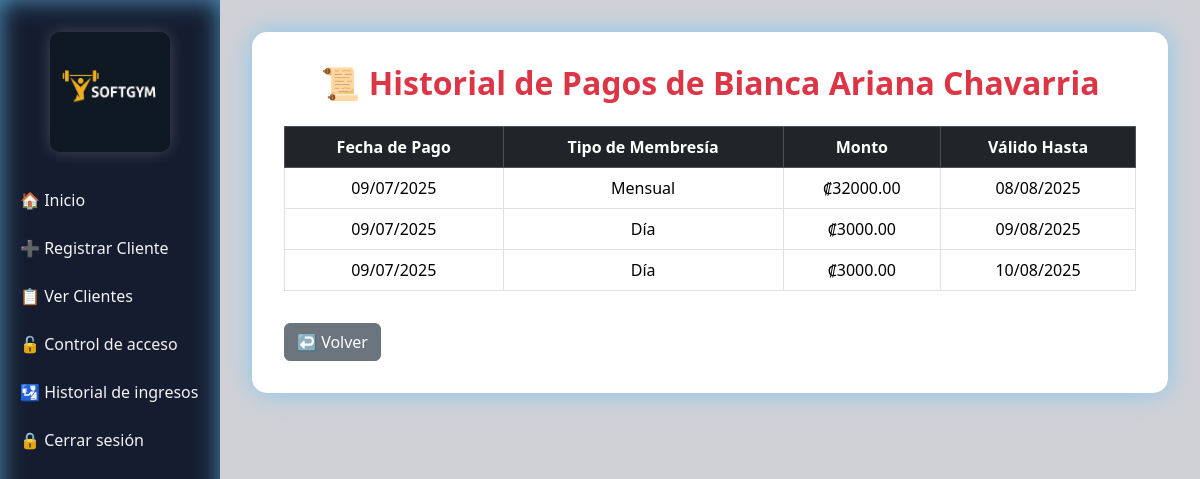
Page /historial_pagos/2 (signed in) on the committed database.
### app.py (models this page shows)
class Cliente(db.Model):
    id = db.Column(db.Integer, primary_key=True)
    nombre = db.Column(db.String(100), nullable=False)
    membresia = db.Column(db.String(50), nullable=False)
    vencimiento = db.Column(Date, nullable=False)
    gimnasio_id = db.Column(db.Integer, db.ForeignKey('gimnasio.id'), nullable=False)
    gimnasio = db.relationship('Gimnasio', backref='clientes')

class Pago(db.Model):
    id = db.Column(db.Integer, primary_key=True)
    cliente_id = db.Column(db.Integer, db.ForeignKey('cliente.id'), nullable=False)
    tipo_membresia = db.Column(db.String(20), nullable=False)  # Día, Semanal, etc.
    monto = db.Column(db.Float, nullable=False)
    fecha_pago = db.Column(db.Date, default=datetime.utcnow)
    fecha_vencimiento = db.Column(db.Date, nullable=False)
    cliente = db.relationship('Cliente', backref='pagos')

### app.py (the view)
@app.route("/historial_pagos/<int:cliente_id>")
@login_requerido
def historial_pagos(cliente_id):
    cliente = Cliente.query.get_or_404(cliente_id)
    pagos = Pago.query.filter_by(cliente_id=cliente_id).order_by(Pago.fecha_pago.desc()).all()
    return render_template("historial_pagos.html", cliente=cliente, pagos=pagos)

### app.py (called while the page is built)
def login_requerido(f):
    @wraps(f)
    def decorador(*args, **kwargs):
        if 'usuario_id' not in session:
            flash("⚠️ Inicia sesión primero", "warning")
            return redirect(url_for('login'))
        return f(*args, **kwargs)
    return decorador

### templates/historial_pagos.html (shortened to what this page needs)
{% extends "base.html" %}
{% block contenido %}
<div class="mb-4 text-center">
    <h2 class="text-danger fw-bold">📜 Historial de Pagos de {{ cliente.nombre }}</h2>
</div>
<table class="table table-bordered table-hover text-center align-middle">
    <thead class="table-dark">
        <tr>
            <th>Fecha de Pago</th>
            <th>Tipo de Membresía</th>
            <th>Monto</th>
            <th>Válido Hasta</th>
        </tr>
    </thead>
    <tbody>
        {% for pago in pagos %}
        <tr>
            <td>{{ pago.fecha_pago.strftime('%d/%m/%Y') }}</td>
            <td>{{ pago.tipo_membresia }}</td>
            <td>₡{{ "%.2f"|format(pago.monto) }}</td>
            <td>{{ pago.fecha_vencimiento.strftime('%d/%m/%Y') }}</td>
        </tr>
        {% else %}
        <tr>
            <td colspan="4">No hay pagos registrados.</td>
        </tr>
        {% endfor %}
    </tbody>
</table>
<a href="{{ url_for('lista_clientes') }}" class="btn btn-secondary mt-3">↩️ Volver</a>
{% endblock %}

### templates/base.html (shortened to what this page needs)
<!DOCTYPE html>
<html lang="es">
<head>
    <link href="https://cdn.jsdelivr.net/npm/bootstrap@5.3.3/dist/css/bootstrap.min.css" rel="stylesheet">
</head>
<body>
<aside>
    <div class="text-center mb-4">
        <img src="{{ url_for('static', filename='img/logo_softgym.png') }}" alt="SOFTGYM Logo" style="max-width: 120px; border-radius: 10px; box-shadow: 0 0 15px rgba(255,255,255,0.2);">
    </div>
    <a href="{{ url_for('inicio') }}">🏠 Inicio</a>
    {% if session.get('usuario_id') %}
        <a href="{{ url_for('registro') }}">➕ Registrar Cliente</a>
        <a href="{{ url_for('lista_clientes') }}">📋 Ver Clientes</a>
        <a href="{{ url_for('verificar_acceso_por_id', id=1) }}">🔓 Control de acceso</a>
        <a href="{{ url_for('estado_acceso_diario') }}">🛂 Historial de ingresos</a>
        <a href="{{ url_for('logout') }}">🔒 Cerrar sesión</a>
    {% else %}
        <a href="{{ url_for('login') }}">🔑 Iniciar sesión</a>
    {% endif %}
</aside>
<main>
    <div class="contenido">
        {% block contenido %}{% endblock %}
    </div>
</main>
</body>
</html>

### templates/base.html (style rules this page uses)
body { display: flex; margin: 0; background: #d0d1d6; color: #d0d1d6; font-family: 'Segoe UI', sans-serif; }
aside { width: 220px; background-color: #151c2f; height: 100vh; padding-top: 2rem; position: fixed; box-shadow: inset 0 0 25px rgba(102, 195, 249, 0.7); }
aside a { display: block; padding: 12px 20px; color: #f4f4f4; text-decoration: none; }
main { margin-left: 220px; padding: 2rem; width: 100%; }
.contenido { background-color: #ffffff; border-radius: 15px; padding: 2rem; color: #151c2f; box-shadow: 0 0 25px rgba(102, 195, 249, 0.7); }

### rows in the picture
Cliente: nombre "Bianca Ariana Chavarria"
Pago: fecha_pago "09/07/2025", tipo_membresia "Mensual", monto "32000.00", fecha_vencimiento "08/08/2025"
Pago: fecha_pago "09/07/2025", tipo_membresia "Día", monto "3000.00", fecha_vencimiento "09/08/2025"
Pago: fecha_pago "09/07/2025", tipo_membresia "Día", monto "3000.00", fecha_vencimiento "10/08/2025"
